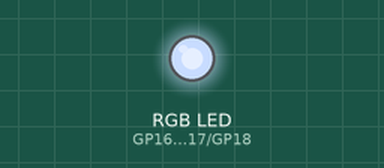
Recording of a program running on a simulated Raspberry Pi Pico running MicroPython. Parts: an RGB LED mixed from three pins (HIGH = lit). The clock reads 2024-03-15 10:24:30 at power-on unless the program sets it; what the program prints to the serial console is not drawn.

Above: at 0.1 s.
Timing chart, 0 to 1.6 s (numbered marks = the images above):
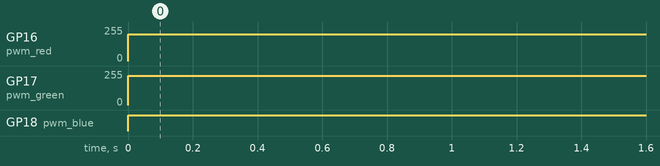

Measured:
- by itself, GP16 (pwm_red): 0/255 → 200/255 at 0.00 s
- by itself, GP17 (pwm_green): 0/255 → 220/255 at 0.00 s
- by itself, GP18 (pwm_blue): LOW → HIGH at 0.00 s

The program:

AmbientTimeLight.py
```python
from machine import Pin, PWM
import time

pwm_red = PWM(Pin(16))
pwm_green = PWM(Pin(17))
pwm_blue = PWM(Pin(18))

pwm_red.freq(1000)
pwm_green.freq(1000)
pwm_blue.freq(1000)

def set_color(r, g, b):
    # We need to map the 0-255 values to the 16-bit PWM duty cycle range (0-65535)
    # The higher the value, the brighter the color.
    pwm_red.duty_u16(int((r / 255) * 65535))
    pwm_green.duty_u16(int((g / 255) * 65535))
    pwm_blue.duty_u16(int((b / 255) * 65535))

print("Starting time-based color sequence...")

while True:
    # Get the current time as a tuple
    current_time = time.localtime()

    # Get the current hour (0-23)
    current_hour = current_time[3]
    print(f"Current hour: {current_hour}")

    # Set the color based on the time of day
    if 6 <= current_hour < 9:
        # Morning / Sunrise (orange-red)
        # R: 255, G: 140, B: 0
        set_color(255, 140, 0)
        print("Sunrise colors...")
    elif 9 <= current_hour < 18:
        # Daytime (cool blue-white)
        # R: 200, G: 220, B: 255
        set_color(200, 220, 255)
        print("Daylight colors...")
    elif 18 <= current_hour < 21:
        # Evening / Sunset (purple-pink)
        # R: 255, G: 105, B: 180
        set_color(255, 105, 180)
        print("Sunset colors...")
    else:
        # Night (deep blue)
        # R: 0, G: 0, B: 128
        set_color(0, 0, 128)
        print("Night colors...")

    # Wait for one minute before checking the time and updating the color again
    time.sleep(60)
```
